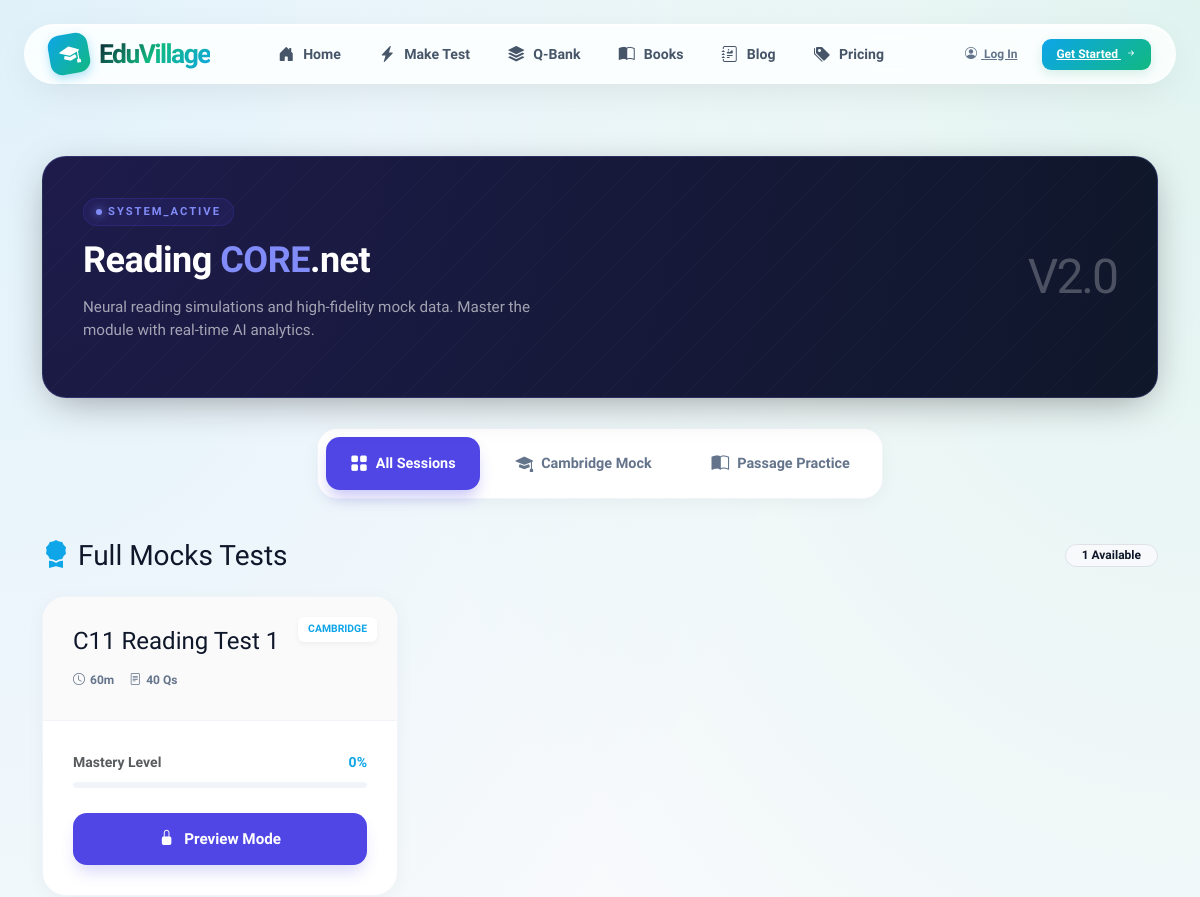
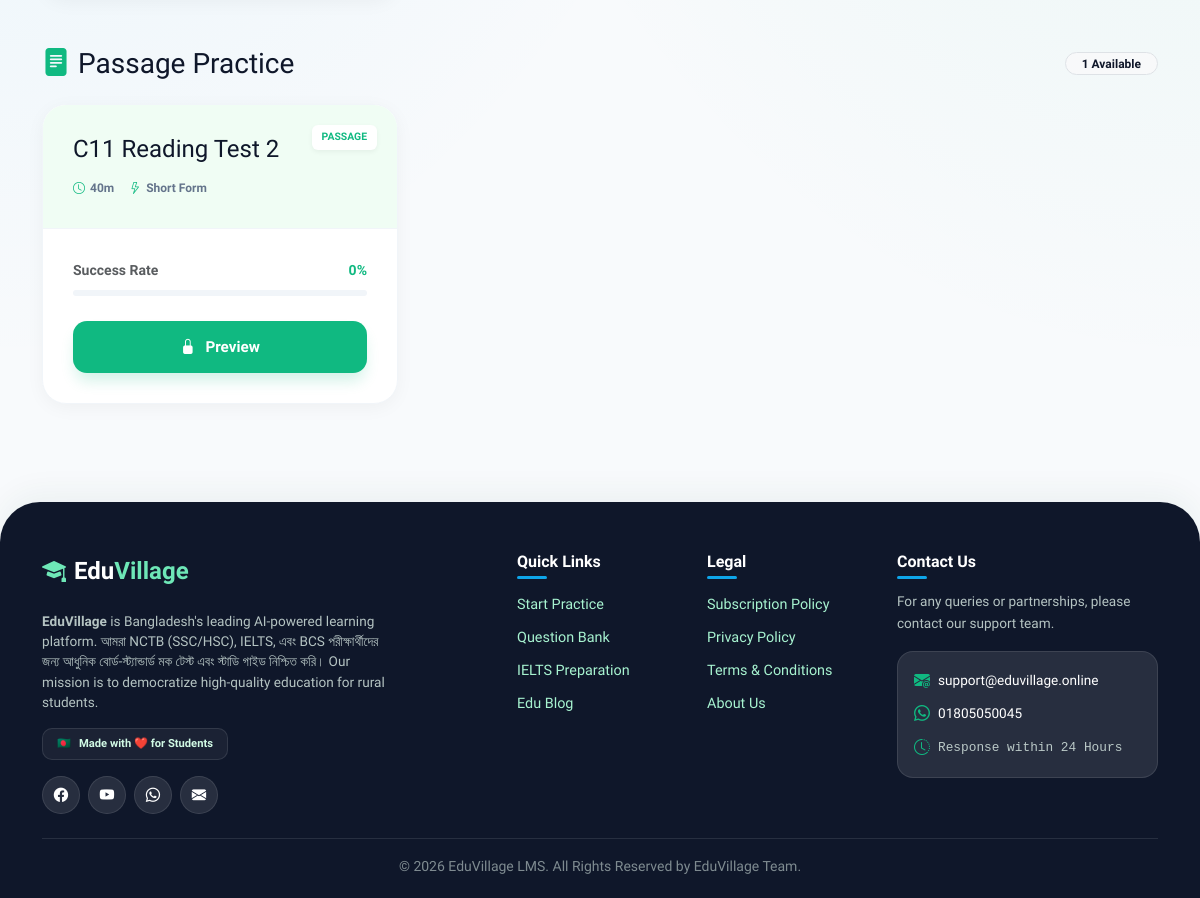
Page /ielts/ on the committed database (2 pictures, top to bottom).
### ielts/models.py (models this page shows, shortened)
class Test(models.Model):
	TEST_TYPE_CHOICES = [
		('reading', 'Reading'),
		('listening', 'Listening'),
		('writing', 'Writing'),
		('speaking', 'Speaking'),
	]
	title = models.CharField(max_length=255)
	slug = models.SlugField(max_length=255, unique=True)
	test_type = models.CharField(max_length=20, choices=TEST_TYPE_CHOICES, default='reading')
	description = models.TextField(blank=True)
	duration_minutes = models.PositiveIntegerField(default=60)
	created_at = models.DateTimeField(auto_now_add=True)

### ielts/views.py (the view)
# urls.py: path('', views.reading_home, name='reading_home'),
@never_cache
def reading_home(request):
	if not request.session.session_key:
		request.session.save()
	session_key = request.session.session_key
	def get_info(query_set):
		from django.db.models import Count, Q
		test_ids = list(query_set.values_list('id', flat=True))
		if not test_ids: return []
		standard_types = ['mcq', 'tfng', 'ynng', 'matching_headings', 'matching_features', 'matching_info', 'matching_sentence_endings', 'short_answer']
		q_std = Question.objects.filter(section__passage__test_id__in=test_ids, section__question_type__in=standard_types)\
			.values('section__passage__test_id')\
			.annotate(total=Count('id'))
		q_two = Question.objects.filter(section__passage__test_id__in=test_ids, section__question_type='choose_two')\
			.values('section__passage__test_id')\
			.annotate(total=Count('id'))
		blank_types = [t[0] for t in QuestionSection.QUESTION_TYPES if t[0] not in standard_types and t[0] != 'choose_two']
		a_blanks = Answer.objects.filter(question__section__passage__test_id__in=test_ids, question__section__question_type__in=blank_types)\
			.values('question__section__passage__test_id')\
			.annotate(total=Count('id'))
		std_total_map = {item['section__passage__test_id']: item['total'] for item in q_std}
		two_total_map = {item['section__passage__test_id']: item['total'] for item in q_two}
		blks_total_map = {item['question__section__passage__test_id']: item['total'] for item in a_blanks}
		user_filter = Q(user=request.user) if request.user.is_authenticated else Q(session_key=session_key)
		ans_std = UserAnswer.objects.filter(user_filter, test_id__in=test_ids, question__section__question_type__in=standard_types)\
			.values('test_id')\
			.annotate(answered=Count('id'))
		ans_two_uas = UserAnswer.objects.filter(user_filter, test_id__in=test_ids, question__section__question_type='choose_two')\
			.prefetch_related('selected_choices')
		two_answered_map = defaultdict(int)
		for ua in ans_two_uas:
			two_answered_map[ua.test_id] += min(2, ua.selected_choices.count())
		ans_blks = UserAnswer.objects.filter(user_filter, test_id__in=test_ids, key__in=Answer.objects.filter(question__section__passage__test_id__in=test_ids, question__section__question_type__in=blank_types).values_list('key', flat=True))\
			.exclude(answer_text='')\
			.values('test_id')\
			.annotate(answered=Count('id'))
		std_ans_map = {item['test_id']: item['answered'] for item in ans_std}
		blks_ans_map = {item['test_id']: item['answered'] for item in ans_blks}
		info_list = []
		test_data = query_set.prefetch_related('passages', 'passages__sections')
		for test in test_data:
			total_q = std_total_map.get(test.id, 0) + (two_total_map.get(test.id, 0) * 2) + blks_total_map.get(test.id, 0)
			answered = std_ans_map.get(test.id, 0) + two_answered_map.get(test.id, 0) + blks_ans_map.get(test.id, 0)
			pct = int((answered / total_q) * 100) if total_q else 0
			label = 'Restart' if pct == 100 else ('Resume' if pct > 0 else 'Take Test')
			url = reverse('ielts:exam', args=[test.slug])
			test_passages = sorted(test.passages.all(), key=lambda x: x.order)
			all_types = set()
			for p in test_passages:
				for s in p.sections.all():
					all_types.add(s.question_type)
			type_map = dict(QuestionSection.QUESTION_TYPES)
			available_types = [{'id': t, 'label': type_map.get(t, t)} for t in all_types]
			info_list.append({
				'test': test,
				'total_q': total_q,
				'answered': answered,
				'pct': pct,
				'label': label,
				'url': url,
				'passages': test_passages,
				'types': available_types
			})
		return info_list
	all_reading_tests = Test.objects.filter(test_type='reading').order_by('-id')
	all_info = get_info(all_reading_tests)
	full_mocks = [item for item in all_info if item['test'].duration_minutes >= 60]
	quick_tests = [item for item in all_info if item['test'].duration_minutes < 60]
	return render(request, 'ielts/reading_home.html', {
		'full_mocks': full_mocks,
		'quick_tests': quick_tests
	})

### templates/ielts/reading_home.html (shortened to what this page needs)
{% extends "base.html" %}
{% load static %}
{% block content %}
<div class="row">
    <div class="col-12">
        <div class="reading-hub-hero">
            <div class="row align-items-center position-relative" style="z-index: 5;">
                <div class="col-lg-8">
                    <div class="hub-badge">SYSTEM_ACTIVE</div>
                    <h1 class="hub-title">Reading <span style="color: #818cf8;">CORE</span>.net</h1>
                    <p class="hub-subtitle">
                        Neural reading simulations and high-fidelity mock data. Master the module with real-time AI analytics.
                    </p>
                </div>
                <div class="col-lg-4 text-lg-end d-none d-lg-block">
                    <div class="text-white opacity-25 fw-black" style="font-size: 3rem; line-height: 1; letter-spacing: -2px;">V2.0</div>
                </div>
            </div>
        </div>
        <div class="hub-nav">
            <button class="hub-nav-btn active ielts-filter-btn" data-filter="all">
                <i class="bi bi-grid-fill"></i> All Sessions
            </button>
            <button class="hub-nav-btn ielts-filter-btn" data-filter="cambridge">
                <i class="bi bi-mortarboard-fill"></i> Cambridge Mock
            </button>
            <button class="hub-nav-btn ielts-filter-btn" data-filter="recent">
                <i class="bi bi-book-half"></i> Passage Practice
            </button>
        </div>
        {% if full_mocks or quick_tests %}
        <div id="ieltsTestGrid">
            {% if full_mocks %}
            <div class="mb-5" id="fullMocksSection">
                <div class="d-flex align-items-center justify-content-between mb-4">
                    <h3 class="fw-black text-dark mb-0 d-flex align-items-center">
                        <i class="bi bi-award-fill text-primary me-2"></i> Full Mocks Tests
                    </h3>
                    <span class="badge bg-light text-dark border rounded-pill px-3">{{ full_mocks|length }} Available</span>
                </div>
                <div class="row g-4">
                    {% for info in full_mocks %}
                    {% with test=info.test %}
                    <div class="col-md-6 col-lg-4">
                        <div class="reading-card">
                            <div class="card-top">
                                <span class="type-tag text-primary">Cambridge</span>
                                <h4 class="fw-black text-dark mb-1 text-truncate" title="{{ test.title }}">{{ test.title }}</h4>
                                <div class="card-meta">
                                    <div class="meta-pill"><i class="bi bi-clock"></i> {{ test.duration_minutes }}m</div>
                                    <div class="meta-pill"><i class="bi bi-file-text"></i> 40 Qs</div>
                                </div>
                            </div>
                            <div class="card-bottom">
                                <div>
                                    <div class="d-flex justify-content-between align-items-center mb-2">
                                        <span class="text-muted small fw-bold">Mastery Level</span>
                                        <span class="fw-bold text-primary small">{{ info.pct }}%</span>
                                    </div>
                                    <div class="progress-bar-custom">
                                    </div>
                                </div>
                                <a href="javascript:void(0);" data-bs-toggle="modal" data-bs-target="#practiceModal{{ test.id }}" class="btn-hub-launch btn-hub-primary">
                                    {% if not user.is_authenticated %}<i class="bi bi-lock-fill"></i> Preview Mode
                                    {% elif info.label == 'Review' %}<i class="bi bi-layer-forward"></i> Review Results
                                    {% elif info.label == 'Resume' %}<i class="bi bi-play-circle"></i> Resume Test
                                    {% else %}<i class="bi bi-rocket-takeoff"></i> Take Test{% endif %}
                                </a>
                            </div>
                        </div>
                    </div>
                    {% endwith %}
                    {% endfor %}
                </div>
            </div>
            {% endif %}
            {% if quick_tests %}
            <div class="mb-5" id="recentTestsSection">
                <div class="d-flex align-items-center justify-content-between mb-4">
                    <h3 class="fw-black text-dark mb-0 d-flex align-items-center">
                        <i class="bi bi-file-text-fill text-success me-2"></i>Passage Practice
                    </h3>
                    <span class="badge bg-light text-dark border rounded-pill px-3">{{ quick_tests|length }} Available</span>
                </div>
                <div class="row g-4">
                    {% for info in quick_tests %}
                    {% with test=info.test %}
                    <div class="col-md-6 col-lg-4">
                        <div class="reading-card">
                            <div class="card-top" style="background: #f0fdf4;">
                                <span class="type-tag text-success">Passage</span>
                                <h4 class="fw-black text-dark mb-1 text-truncate" title="{{ test.title }}">{{ test.title }}</h4>
                                <div class="card-meta">
                                    <div class="meta-pill"><i class="bi bi-clock text-success"></i> {{ test.duration_minutes }}m</div>
                                    <div class="meta-pill"><i class="bi bi-lightning text-success"></i> Short Form</div>
                                </div>
                            </div>
                            <div class="card-bottom">
                                <div>
                                    <div class="d-flex justify-content-between align-items-center mb-2">
                                        <span class="text-muted small fw-bold">Success Rate</span>
                                        <span class="fw-bold text-success small">{{ info.pct }}%</span>
                                    </div>
                                    <div class="progress-bar-custom">
                                    </div>
                                </div>
                                <a href="javascript:void(0);" data-bs-toggle="modal" data-bs-target="#practiceModal{{ test.id }}" class="btn-hub-launch btn-hub-success">
                                    {% if not user.is_authenticated %}<i class="bi bi-lock-fill"></i> Preview
                                    {% elif info.label == 'Review' %}<i class="bi bi-eye"></i> Results
                                    {% elif info.label == 'Resume' %}<i class="bi bi-play"></i> Resume
                                    {% else %}<i class="bi bi-lightning-charge"></i> Start Practice{% endif %}
                                </a>
                            </div>
                        </div>
                    </div>
                    {% endwith %}
                    {% endfor %}
                </div>
            </div>
            {% endif %}
        </div>
        {% else %}
        <div class="reading-card text-center py-5 border-0 shadow-none bg-transparent">
            <i class="bi bi-journals display-1 text-muted opacity-10"></i>
            <h4 class="fw-bold mt-4">Module Database Empty</h4>
            <p class="text-muted">We are currently updating our reading archives.</p>
        </div>
        {% endif %}
    </div>
</div>
{% endblock %}

### templates/base.html (style rules this page uses)
:root { --bs-primary: #0ea5e9; --bs-primary-rgb: 14, 165, 233; --bs-success: #10b981; --bs-success-rgb: 16, 185, 129; --bs-info: #0284c7; --bs-info-rgb: 2, 132, 199; --bs-dark: #0f172a; --bs-dark-rgb: 15, 23, 42; --bs-body-bg: #ffffff; --bs-body-color: #0f172a; --primary: #0ea5e9; --primary-dark: #0284c7; --secondary: #64748b; --accent: #10b981; --village-green: #10b981; --village-dark: #0f172a; --village-soft: #f0f9ff; --village-earth: #334155; --village-accent: #0ea5e9; --glass-bg: rgba(255, 255, 255, 0.75); --glass-border: rgba(255, 255, 255, 0.5); --glass-shadow: 0 10px 40px -10px rgba(0, 0, 0, 0.12); --bg-soft: #f8fafc; --gradient-main: linear-gradient(135deg, #0ea5e9 0%, #10b981 100%); }
html, body { overflow-x: hidden; }
body { font-family: 'Plus Jakarta Sans', 'Inter', sans-serif; background-color: var(--bg-soft); background-image: radial-gradient(at 0% 0%, rgba(14, 165, 233, 0.1) 0px, transparent 50%), radial-gradient(at 100% 0%, rgba(16, 185, 129, 0.1) 0px, transparent 50%); background-attachment: fixed; color: #0f172a; min-height: 100vh; display: flex; flex-direction: column; font-size: 1rem; line-height: 1.6; position: relative; }
body::before { content: ""; position: fixed; top: 0; left: 0; width: 100%; height: 100%; background: url("https://www.transparenttextures.com/patterns/white-diamond.png"); opacity: 0.03; pointer-events: none; z-index: -1; }

### rows in the picture
Test: test "C11 Reading Test 1", test.duration_minutes "60", pct "0"
Test: test "C11 Reading Test 2", test.duration_minutes "40", pct "0"

### other values in the picture
{{ full_mocks|length }} "1"
{{ quick_tests|length }} "1"
